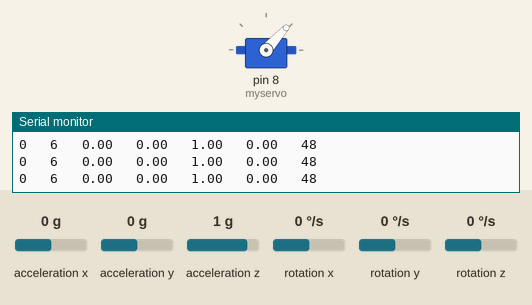
This sketch was run on a simulated Arduino Uno, built with avr-gcc and run on an emulated ATmega328P. On the bench: servo, the last lines printed to the serial monitor. Wiring (inferred from the names in the program): MPU-6050 motion sensor at I2C address 0x68. The inputs (shaded band) are chosen by the test bench; at power-on: acceleration y 0 g, acceleration x 0 g, acceleration z 1 g, rotation x 0 °/s, rotation y 0 °/s, rotation z 0 °/s.

Above: at 1.2 s.
1.3 s: acceleration y set to -1.4 g
At 2.4 s:
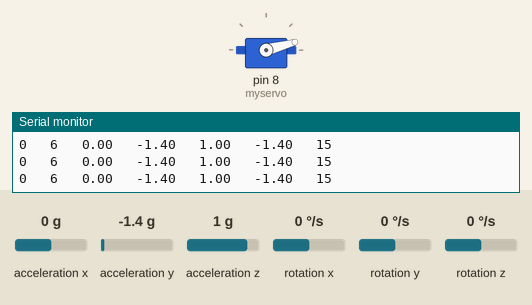
2.8 s: acceleration y set to 0.8 g
At 4.0 s:
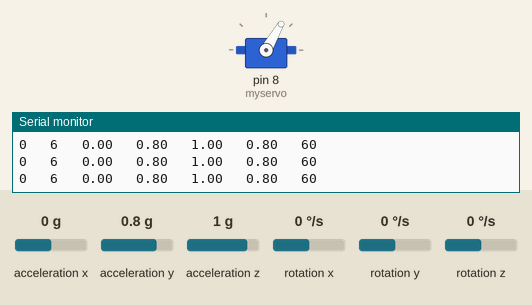
4.3 s: acceleration y set to -0.8 g
At 5.2 s:
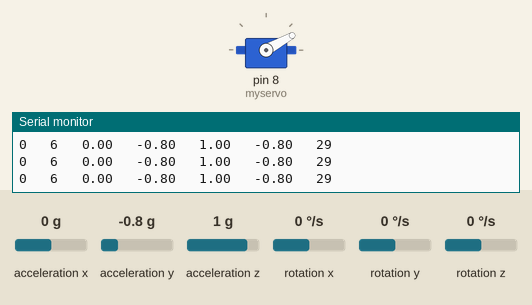
5.8 s: acceleration y set to 0 g
At 6.2 s:
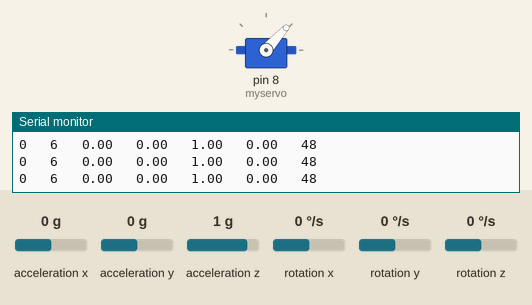
7.3 s: acceleration y set to 1.4 g
At 8.4 s:
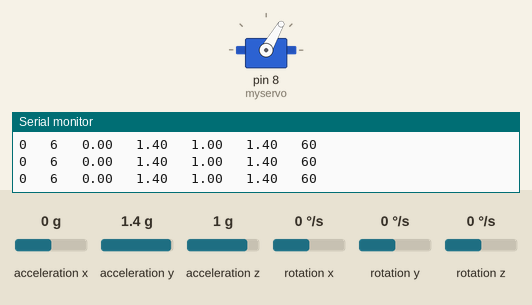
Timing chart, 0 to 10.3 s (numbered marks = the images above; inputs shaded):
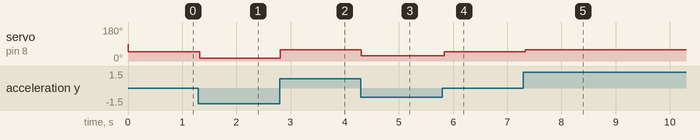

The sketch:

Midterm.ino
```cpp
/*
 * References: MPU 6050: https://github.com/VRomanov89/EEEnthusiast/blob/master/MPU-6050%20Implementation/MPU6050_Implementation/MPU6050_Implementation.ino  2/8/17
 *                       http://www.invensense.com/wp-content/uploads/2015/02/MPU-6000-Register-Map1.pdf   2/13/17
 *             Motor:    https://www.youtube.com/watch?v=Kp0aSLpxgEE   3/15/17
*/
#include <Wire.h>   // For I2C communication
#include<Servo.h>   //Using servo library to control ESC

//Place the button input on the digital 0 pin
#define BUTTON_PIN 0

//Variables for finding the orientation
long accelX, accelY, accelZ;
float gForceX, gForceY, gForceZ;
long gyroX, gyroY, gyroZ;
float rotX, rotY, rotZ;

//Variables for calibrating
int timer = 0;
float X0, Y0, Z0, calY;
boolean button_pressed;

//Varibales for setting the motor speed
Servo myservo;
int motorSpeed = 48;
int maxMotorSpeed = 60;

void setup() {
  Serial.begin(9600);   // Initializes to serial port at 9600 bits/sec
  Wire.begin();   // Needed to initialize I2C communications
  pinMode(BUTTON_PIN, INPUT);   //Set BUTTON_PIN as an input
  digitalWrite(BUTTON_PIN, HIGH);   // connect internal pull-up
  setupMPU();   //Initalize the MPU 6050
  myservo.attach(8);    //Set the digital 8 pin as the signal for the motor
  delay(1);
  myservo.write(10);
}

void loop() {
  button_pressed = handle_button();
  recordAccelRegisters();
  recordGyroRegisters();
  calibrateUpright();
  motor();
  //Printing info to the Serial port for debugging
  Serial.print(button_pressed);
  Serial.print("   ");
  Serial.print(timer);
  Serial.print("   ");
  Serial.print(gForceX);
  Serial.print("   ");
  Serial.print(gForceY);
  Serial.print("   ");
  Serial.print(gForceZ);
  Serial.print("   ");
  Serial.print(calY);
  Serial.print("   ");
  Serial.println(motorSpeed);
  delay(10);
}

void setupMPU() {
  Wire.beginTransmission(0b1101000); //This is the I2C address of the MPU (b1101000/b1101001 for AC0 low/high datasheet sec. 9.2)
                                     // One MPU = AC0 low, Multiple MPU = AC0 high
  Wire.write(0x6B); //Accessing the register 6B - Power Management
  Wire.write(0b00000000); //Setting SLEEP register to 0
  Wire.endTransmission();
  Wire.beginTransmission(0b1101000); //I2C address of the MPU
  Wire.write(0x1B); //Accessing the register 1B - Gyroscope Configuration
  Wire.write(0x00000000); //Setting the gyro to full scale +/- 250deg./s
  Wire.endTransmission();
  Wire.beginTransmission(0b1101000); //I2C address of the MPU
  Wire.write(0x1C); //Accessing the register 1C - Acccelerometer Configuration
  Wire.write(0b00000000); //Setting the accel to +/- 2g
  Wire.endTransmission();
}

void recordAccelRegisters() {
  Wire.beginTransmission(0b1101000); //I2C address of the MPU
  Wire.write(0x3B); //Starting register for Accel Readings
  Wire.endTransmission();
  Wire.requestFrom(0b1101000,6); //Request Accel Registers (3B - 40)
  while(Wire.available() < 6);
  accelX = Wire.read()<<8|Wire.read(); //Store first two bytes into accelX
  accelY = Wire.read()<<8|Wire.read(); //Store middle two bytes into accelY
  accelZ = Wire.read()<<8|Wire.read(); //Store last two bytes into accelZ
  processAccelData();
}

//Convert the readings into acceleration unit (G force)
void processAccelData(){
  gForceX = accelX / 16384.0;
  gForceY = accelY / 16384.0;
  gForceZ = accelZ / 16384.0;
}

void recordGyroRegisters() {
  Wire.beginTransmission(0b1101000); //I2C address of the MPU
  Wire.write(0x43); //Starting register for Gyro Readings
  Wire.endTransmission();
  Wire.requestFrom(0b1101000,6); //Request Gyro Registers (43 - 48)
  while(Wire.available() < 6);
  gyroX = Wire.read()<<8|Wire.read(); //Store first two bytes into accelX
  gyroY = Wire.read()<<8|Wire.read(); //Store middle two bytes into accelY
  gyroZ = Wire.read()<<8|Wire.read(); //Store last two bytes into accelZ
  processGyroData();
}

//Convert the readings into angular velocity (Degrees/second)
void processGyroData() {
  rotX = gyroX / 131.0;
  rotY = gyroY / 131.0;
  rotZ = gyroZ / 131.0;
}

//Reads when the button is pressed
boolean handle_button() {
  int button_pressed = !digitalRead(BUTTON_PIN); // pin low -> pressed
  return button_pressed;
}

//Calibrate to your resting upright position
void calibrateUpright() {
  //Initialize calibration
  if(button_pressed) {
    timer = 0;
    X0 = 0;
    Y0 = 0;
    Z0 = 0;
    return;
  }
  //Sum the next 5 gForce readings
  if(timer < 5) {
    X0 += gForceX;
    Y0 += gForceY;
    Z0 += gForceZ;
    timer++;
    return;
  }
  //Divide by 5 to find the average resting gForce
  else if(timer == 5) {
    X0 = X0/5;
    Y0 = Y0/5;
    Z0 = Z0/5;
    timer++;
    return;
  } else {
    return;
  }
}

//Set the motor speed
void motor() {
  //Find the calibrated Y gForce
  calY = gForceY - Y0;
  //MotorSpeed is dependent on both the angle it is at and it's angular velocity
  //0.35 is the G force I wanted the motor to reach max speed at
  //250 comes from the full range of values that the gyroZ could be
  motorSpeed = 48 + 8*calY*(1/0.35) - 4*gyroZ*(1/250);
  //Set a limit for safety
  if(motorSpeed > maxMotorSpeed) {
    motorSpeed = maxMotorSpeed;
  }
  myservo.write(motorSpeed);
}
```

Measured:
- after the input at 1.3 s, servo on pin 8 (myservo): 48° → 15° at once
- after the input at 2.8 s, servo on pin 8 (myservo): 15° → 60° at once
- after the input at 4.3 s, servo on pin 8 (myservo): 60° → 29° at once
- after the input at 5.8 s, servo on pin 8 (myservo): 29° → 48° at once
- after the input at 7.3 s, servo on pin 8 (myservo): 48° → 60° at once
